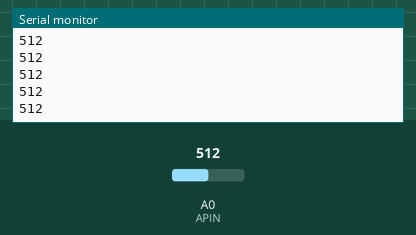
This sketch was run on a simulated Arduino Uno, built with avr-gcc and run on an emulated ATmega328P. Parts: the last lines printed to the serial monitor. The inputs (shaded band) are chosen by the test bench; at power-on: A0 (APIN) = 512.

Above: at 1.2 s.
1.3 s: A0 (APIN) set to 716
At 1.32 s:
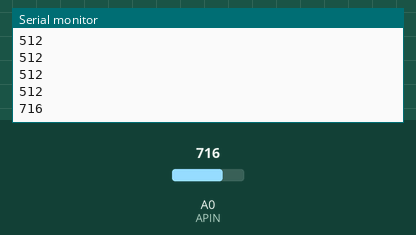
2.8 s: A0 (APIN) set to 900
At 2.83 s:
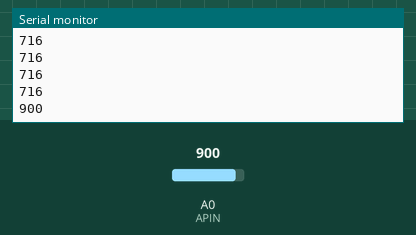
Timing chart, 0 to 5.8 s (numbered marks = the images above; inputs shaded):
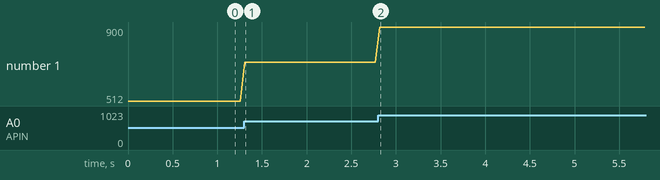

The sketch:

______.ino
```cpp
int APIN = A0;    //類比腳

void setup()
{
  Serial.begin(9600);
  pinMode(APIN , INPUT);
}
void loop()
{
  int Aval = analogRead(APIN);    //讀取類比串口的資料
  Serial.println(Aval);
  delay(50);
}
```

Measured:
- after the input at 1.3 s, the serial monitor: prints a new line at once (image 1)
- after the input at 2.8 s, the serial monitor: prints a new line at once (image 2)
- plotted number 1: 512 → 716 after the input at 1.3 s, 716 → 900 after the input at 2.8 s
